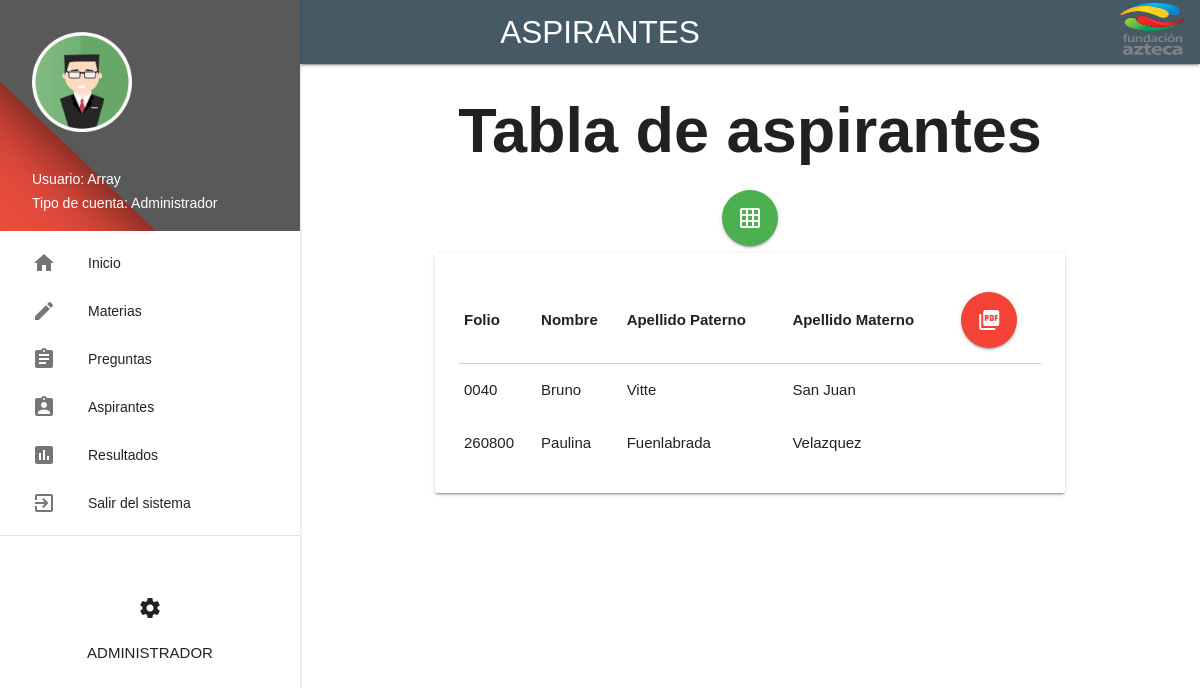
/administrador/aspirantes.php (signed in), run on the app's committed database.
### tables this page shows
CREATE TABLE `Alumnos` (
  `Folio` varchar(15) NOT NULL,
  `Nombre` varchar(30) NOT NULL,
  `Apellido_P` varchar(30) NOT NULL,
  `Apellido_M` varchar(30) NOT NULL,
  `grupo` varchar(4) NOT NULL
);

### administrador/aspirantes.php (the view, shortened to what this page needs)
<?php
include 'conexion.php';
$datos = $con->query("SELECT * FROM alumnos");
?>
<!DOCTYPE html>
<html lang="es">
<head>
    <link type="text/css" rel="stylesheet" href="css/materialize.min.css"  media="screen,projection"/>
</head>
<body>
<main>
	  <nav class="#455a64 blue-grey darken-2">
	    <div class="nav-fixed">
	      <img src="images/logo.png" class="brand-logo right circle" width="80px" height="65px">
	      <a href="#" class="brand-logo center">ASPIRANTES</a>
	    </div>
	  </nav>
	  	<div class="title">
	  		<center><h1><b>Tabla de aspirantes</b></h1>
      <form action="excel.php" method="post" target="_blank" id="exportar">
          <button class="btn-floating btn-large waves-effect waves-light green botone"><i class="material-icons">grid_on</i></button>
        </form></center>
	  	</div>
	  	<div class="container">
		  	<div class="row">
		  		<div class="col s12">
		  			<div class="card">
		  				<div class="card-content">
                  <table class="excel" border="1">
                    <thead>
                      <th>Folio</th>
                      <th>Nombre</th>
                      <th>Apellido Paterno</th>
                      <th>Apellido Materno</th>
                      <th class="borrar"><a href="pdf.php" class="btn-floating btn-large waves-effect waves-light red"><i class="material-icons">picture_as_pdf</i></a></th>
                    </thead>
                    <tbody>
                      <?php while ($user = mysqli_fetch_array($datos)) {?>
                        <tr>
                          <td><?php echo $user['Folio']; ?></td>
                          <td><?php echo $user['Nombre']; ?></td>
                          <td><?php echo $user['Apellido_P']; ?></td>
                          <td><?php echo $user['Apellido_M']; ?></td>
                        </tr>
                      <?php } ?>
                    </tbody>
                  </table>
		  				</div>
		  			</div>
		  		</div>
		  	</div>
		</div>
		<ul id="slide-out" class="side-nav fixed">
		    <li><div class="user-view">
		      <div class="background">
		        <img src="images/fondo.jpg">
		      </div>
		      <a><img  src="images/avatar.png" width="100px" height="100px"></a>
		      <a><span class="white-text name">Usuario: <?php echo $_SESSION['user'] ?></span></a>
		      <a><span class="white-text email">Tipo de cuenta: Administrador</span></a>
		    </div></li>
				<li><a href="index.php"><i class="material-icons">home</i>Inicio</a></li>
			 <li><a href="materias.php"><i class="material-icons">create</i>Materias</a></li>
			 <li><a href="preguntas.php"><i class="material-icons">assignment</i>Preguntas</a></li>
			 <li><a href="aspirantes.php"><i class="material-icons">assignment_ind</i>Aspirantes</a></li>
			 <li><a disabled><i class="material-icons">assessment</i>Resultados</a></li>
			 <li><a href="logout.php"><i class="material-icons">exit_to_app</i>Salir del sistema</a></li>
		    <li><div class="divider"></div></li>
		    <center><br><br><p><i class="material-icons">settings</i></p><p>ADMINISTRADOR</p></center>
 		</ul>
</main>
</body>
</html>

### administrador/aspirantes.php (style rules this page uses)
html { font-family: GillSans, Calibri, Trebuchet, sans-serif; }
header, main, footer { padding-left: 300px; }

### data on the page
alumnos: Folio "0040", Nombre "Bruno", Apellido_P "Vitte", Apellido_M "San Juan"
alumnos: Folio "260800", Nombre "Paulina", Apellido_P "Fuenlabrada", Apellido_M "Velazquez"

### other printed values
$_SESSION['user'] "Array"
